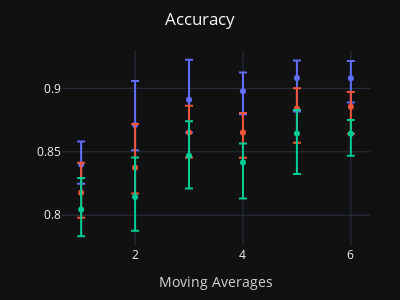
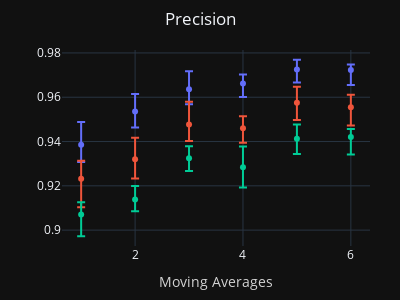

The notebook cell these images were saved under, in order:
### Markdown cell above
### Logistic Regression

### Code cell
# comparing model performance & backward elimination test
fig2_1, fig2_2, fig2_3 = PA.model_learning([1,3,6], model='LogR')

for f in fig2_1:
    f.show()
fig2_2.show()
fig2_3.show()

### Figure 1 — Plotly figure (JSON) as saved in the notebook; plotly's stock layout.template omitted (floating-point values rounded to 4 significant figures)
{"data": [{"error_y": {"array": [0.01824, 0.03467, 0.03141, 0.01462, 0.0138, 0.01362], "arrayminus": [0.01512, 0.01991, 0.02591, 0.01818, 0.02638, 0.01906]}, "hovertemplate": "SC=1<br>MA=%{x}<br>ACC_mean=%{y}<extra></extra>", "legendgroup": "1", "marker": {"color": "#636efa", "symbol": "circle"}, "mode": "markers", "name": "1", "orientation": "v", "showlegend": true, "type": "scatter", "x": [1, 2, 3, 4, 5, 6], "xaxis": "x", "y": [0.8399, 0.8711, 0.8911, 0.8978, 0.9082, 0.9079], "yaxis": "y"}, {"error_y": {"array": [0.02359, 0.03447, 0.02106, 0.01525, 0.01592, 0.0116], "arrayminus": [0.0197, 0.02043, 0.01955, 0.02003, 0.02694, 0.02126]}, "hovertemplate": "SC=3<br>MA=%{x}<br>ACC_mean=%{y}<extra></extra>", "legendgroup": "3", "marker": {"color": "#EF553B", "symbol": "circle"}, "mode": "markers", "name": "3", "orientation": "v", "showlegend": true, "type": "scatter", "x": [1, 2, 3, 4, 5, 6], "xaxis": "x", "y": [0.8178, 0.8375, 0.8651, 0.8652, 0.8841, 0.8855], "yaxis": "y"}, {"error_y": {"array": [0.02488, 0.031, 0.02723, 0.01482, 0.01843, 0.0108], "arrayminus": [0.02099, 0.0266, 0.02578, 0.02836, 0.03198, 0.01729]}, "hovertemplate": "SC=6<br>MA=%{x}<br>ACC_mean=%{y}<extra></extra>", "legendgroup": "6", "marker": {"color": "#00cc96", "symbol": "circle"}, "mode": "markers", "name": "6", "orientation": "v", "showlegend": true, "type": "scatter", "x": [1, 2, 3, 4, 5, 6], "xaxis": "x", "y": [0.8044, 0.8144, 0.8469, 0.8416, 0.8645, 0.8642], "yaxis": "y"}], "layout": {"height": 300, "legend": {"title": {"text": "SC"}, "tracegroupgap": 0}, "margin": {"b": 50, "l": 30, "r": 30, "t": 50}, "showlegend": false, "title": {"text": "Accuracy", "x": 0.5, "xanchor": "center"}, "width": 400, "xaxis": {"anchor": "y", "domain": [0, 1], "title": {"font": {"color": "lightgrey"}, "text": "Moving Averages"}}, "yaxis": {"anchor": "x", "domain": [0, 1], "title": {"text": ""}}}}

### Figure 2 — Plotly figure (JSON) as saved in the notebook; plotly's stock layout.template omitted (floating-point values rounded to 4 significant figures)
{"data": [{"error_y": {"array": [0.01021, 0.007888, 0.008133, 0.004044, 0.004338, 0.002496], "arrayminus": [0.007801, 0.007218, 0.006755, 0.00612, 0.005893, 0.00675]}, "hovertemplate": "SC=1<br>MA=%{x}<br>PRE_mean=%{y}<extra></extra>", "legendgroup": "1", "marker": {"color": "#636efa", "symbol": "circle"}, "mode": "markers", "name": "1", "orientation": "v", "showlegend": true, "type": "scatter", "x": [1, 2, 3, 4, 5, 6], "xaxis": "x", "y": [0.9386, 0.9535, 0.9636, 0.9663, 0.9726, 0.9723], "yaxis": "y"}, {"error_y": {"array": [0.008091, 0.009737, 0.01019, 0.005481, 0.007237, 0.005709], "arrayminus": [0.01284, 0.008677, 0.007542, 0.006485, 0.007821, 0.008251]}, "hovertemplate": "SC=3<br>MA=%{x}<br>PRE_mean=%{y}<extra></extra>", "legendgroup": "3", "marker": {"color": "#EF553B", "symbol": "circle"}, "mode": "markers", "name": "3", "orientation": "v", "showlegend": true, "type": "scatter", "x": [1, 2, 3, 4, 5, 6], "xaxis": "x", "y": [0.9232, 0.932, 0.9477, 0.946, 0.9575, 0.9555], "yaxis": "y"}, {"error_y": {"array": [0.005556, 0.005989, 0.00549, 0.009352, 0.006507, 0.003595], "arrayminus": [0.009805, 0.005408, 0.005752, 0.009098, 0.00683, 0.007922]}, "hovertemplate": "SC=6<br>MA=%{x}<br>PRE_mean=%{y}<extra></extra>", "legendgroup": "6", "marker": {"color": "#00cc96", "symbol": "circle"}, "mode": "markers", "name": "6", "orientation": "v", "showlegend": true, "type": "scatter", "x": [1, 2, 3, 4, 5, 6], "xaxis": "x", "y": [0.9071, 0.9139, 0.9324, 0.9284, 0.9412, 0.9421], "yaxis": "y"}], "layout": {"height": 300, "legend": {"title": {"text": "SC"}, "tracegroupgap": 0}, "margin": {"b": 50, "l": 30, "r": 30, "t": 50}, "showlegend": false, "title": {"text": "Precision", "x": 0.5, "xanchor": "center"}, "width": 400, "xaxis": {"anchor": "y", "domain": [0, 1], "title": {"font": {"color": "lightgrey"}, "text": "Moving Averages"}}, "yaxis": {"anchor": "x", "domain": [0, 1], "title": {"text": ""}}}}
